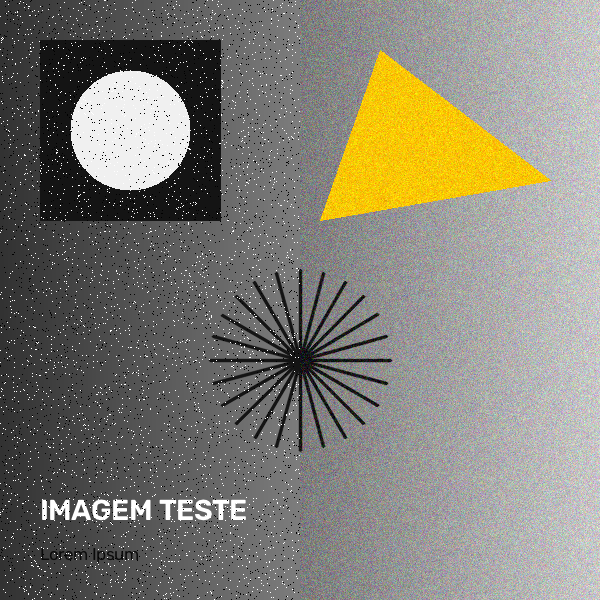
#> input picture imagem_teste.png, 600 x 600 px
$ python rotacao.py
#> lines starting #> are read from the running program, lines starting #| are printed output that depends on the picture
import cv2

imagem = cv2.imread('imagem_teste.png')
#> imagem is the input picture: shape (600, 600, 3); mean B, G, R 117.7, 127.6, 130.1
altura, largura = imagem.shape[:2]
#> altura = 600; largura = 600

# definir o pivô (centro da imagem), o ângulo de rotação e o fator de escala
centro = (largura // 2, altura // 2)
#> centro = (300, 300)
angulo = 45.0  # 45 graus anti-horário
escala = 1.0  # Mantém as dimensões 1:1

# gerar a matriz de rotação
M_rotacao = cv2.getRotationMatrix2D(centro, angulo, escala)

# aplicar a rotação
imagem_rotacionada = cv2.warpAffine(imagem, M_rotacao, (largura, altura))
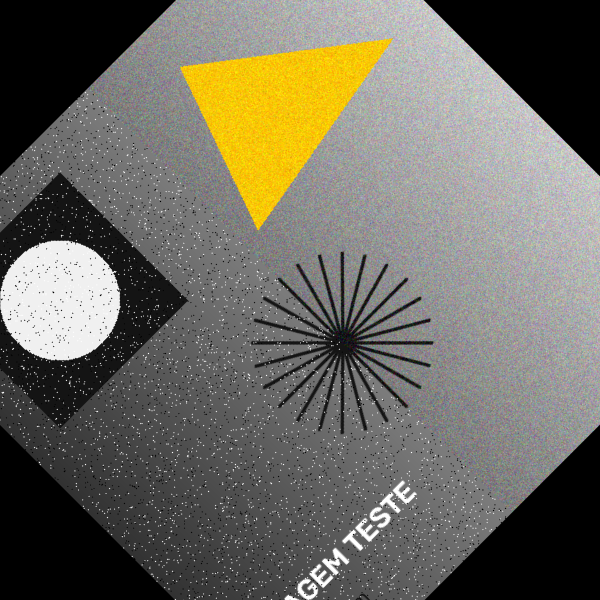
#> imagem_rotacionada: shape (600, 600, 3); mean B, G, R 96.6, 106.5, 109

cv2.imshow('Original', imagem)
cv2.imshow('Rotacao', imagem_rotacionada)
cv2.waitKey(0)
cv2.destroyAllWindows()
